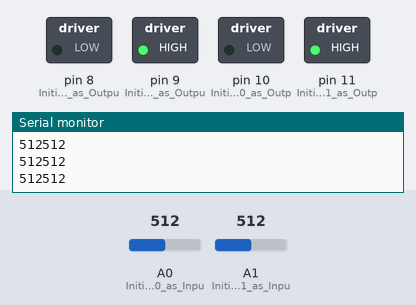
This sketch was run on a simulated Arduino Uno, built with avr-gcc and run on an emulated ATmega328P. Shown: switched loads named in the sketch (green lamp = pin HIGH), the last lines printed to the serial monitor. Inputs (shaded band) come from the test bench; at power-on: A0 (Initialize_Pin_A0_as_Inpu) = 512, A1 (Initialize_Pin_A1_as_Inpu) = 512.

Above: at 1.2 s.
1.3 s: A0 (Initialize_Pin_A0_as_Inpu) set to 108
2.8 s: A0 (Initialize_Pin_A0_as_Inpu) set to 92
At 3.8 s:
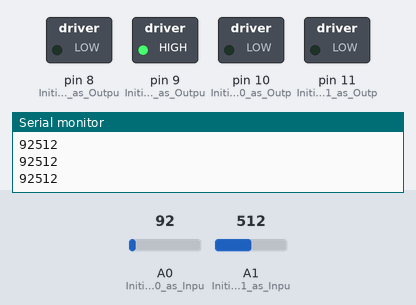
4.3 s: A1 (Initialize_Pin_A1_as_Inpu) set to 106
5.8 s: A1 (Initialize_Pin_A1_as_Inpu) set to 88
At 7.0 s:
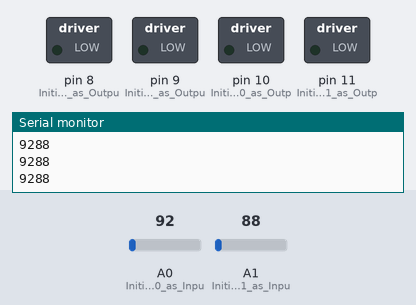
7.3 s: A0 (Initialize_Pin_A0_as_Inpu) set to 110
At 8.3 s:
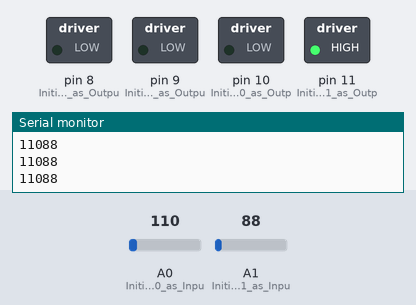
8.8 s: A0 (Initialize_Pin_A0_as_Inpu) set to 90
At 9.4 s:
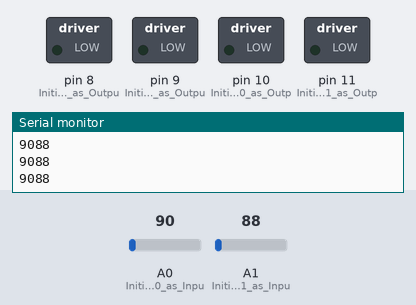
Timing chart, 0 to 11.3 s (numbered marks = the images above; inputs shaded):
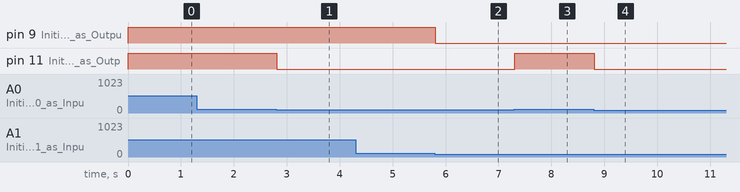

Measured:
- the behaviour switches between 100 and 99 on A0 (Initialize_Pin_A0_as_Inpu) (found by bisection; images 0 and 1)
- the behaviour switches between 100 and 99 on A1 (Initialize_Pin_A1_as_Inpu) (found by bisection; images 1 and 2)
- after the input at 2.8 s, pin 11 (Initialize_Pin_11_as_Outp): HIGH → LOW at once
- after the input at 5.8 s, pin 9 (Initialize_Pin_9_as_Outpu): HIGH → LOW at once
- after the input at 7.3 s, pin 11 (Initialize_Pin_11_as_Outp): LOW → HIGH at once
- after the input at 8.8 s, pin 11 (Initialize_Pin_11_as_Outp): HIGH → LOW at once

The sketch:

linefollower.ino
```cpp
/* The setup() function is called when a sketch starts. It is used to initialize variables, pin modes, start using libraries, etc. This function will only run once, after each power up or reset of the Arduino board */


void setup()

{

  pinMode(A0,INPUT);                // Initialize Pin A0 as Input Pin for IR Sensor 1

  pinMode(A1,INPUT);                // Initialize Pin A1 as Input Pin for IR Sensor 2

  pinMode(8,OUTPUT);              // Initialize Pin 8 as Output Pin for Motor Output 2

  pinMode(9,OUTPUT);              // Initialize Pin 9 as Output Pin for Motor Output 2

  pinMode(10,OUTPUT);            // Initialize Pin 10 as Output Pin for Motor Output 1

  pinMode(11,OUTPUT);            // Initialize Pin 11 as Output Pin for Motor Output 1
Serial.begin(9600);
}


void loop()

{

  // put your main code here, to run repeatedly:

  int a = analogRead(A0);        // Get the values from Pin A0

  int b = analogRead(A1);        // Get the values from Pin A1

 Serial.print(a);
 Serial.print(b);
 Serial.println();

  /* The Two variables a and b are used for this particular circuit. When the IR Sensor detects white or any other color the range is less than 100, and when it detects black color, then the Range is above 1000. So, we have taken a Mid-Point Parameter with range of 100. */


/* digitalWrite is used to write a HIGH or a LOW value to a specified digital pin (LOW and HIGH is the voltage level of the particular pin) */


    if(a>   100 && b>100){            // Forward Movement

    digitalWrite(8,LOW);           // Pin 8 is High for Motor Output 2

    digitalWrite(9,HIGH);            // Pin 9 is Low

    digitalWrite(10,LOW);         // Pin 10 is High for Motor Output 1

    digitalWrite(11,HIGH);          // Pin 11 is Low

  }


  //  if(a<100 && b<100){

  //  digitalWrite(8,HIGH);

  //  digitalWrite(9,LOW);

  //  digitalWrite(10,HIGH);

   // digitalWrite(11,LOW);

 // }


   if(a<100 && b>100){           // Right Movement

    digitalWrite(8,LOW);          // Pin 8 is Low

    digitalWrite(9,HIGH);          // Pin 9 is Low

    digitalWrite(10,LOW);       // Pin 10 is High for Motor Output 1

    digitalWrite(11,LOW);        // Pin 11 is Low

  }


    if(a>100 && b<100){           // Left Movement

    digitalWrite(8,LOW);          // Pin 8 is High for Motor Output 2

    digitalWrite(9,LOW);           // Pin 9 is Low

    digitalWrite(10,LOW);         // Pin 10 is Low

    digitalWrite(11,HIGH);         // Pin 11 is Low

  }


    if(a<100 && b<100){           // Stop

    digitalWrite(8,LOW);           // Pin 8 is Low

    digitalWrite(9,LOW);           // Pin 9 is Low

    digitalWrite(10,LOW);         // Pin 10 is Low

    digitalWrite(11,LOW);         // Pin 11 is Low

  }


}
```
